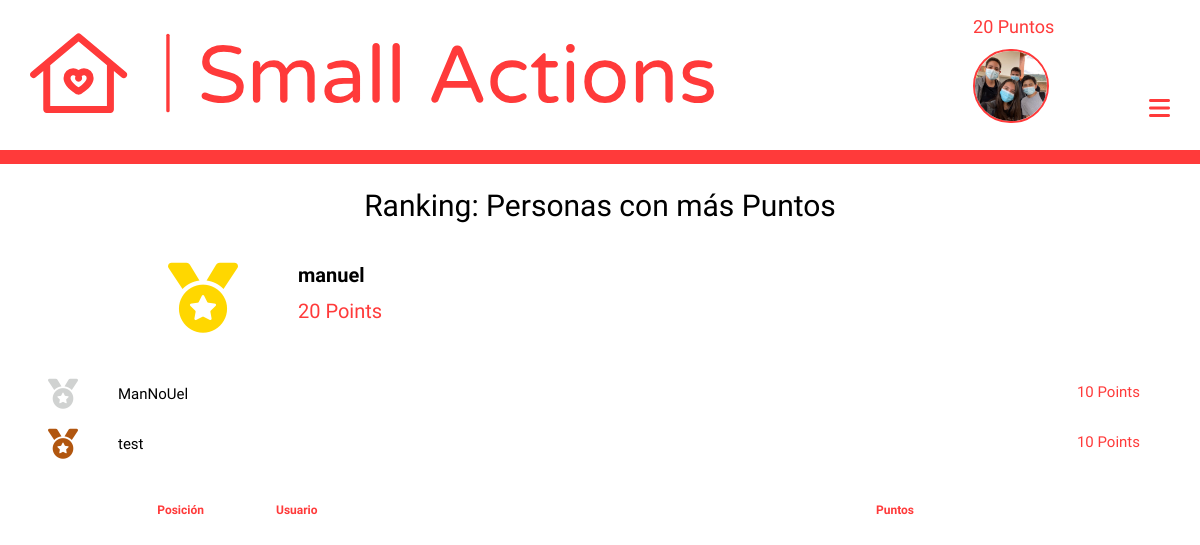
The page /account/ranking (signed in) on the database as committed earlier.
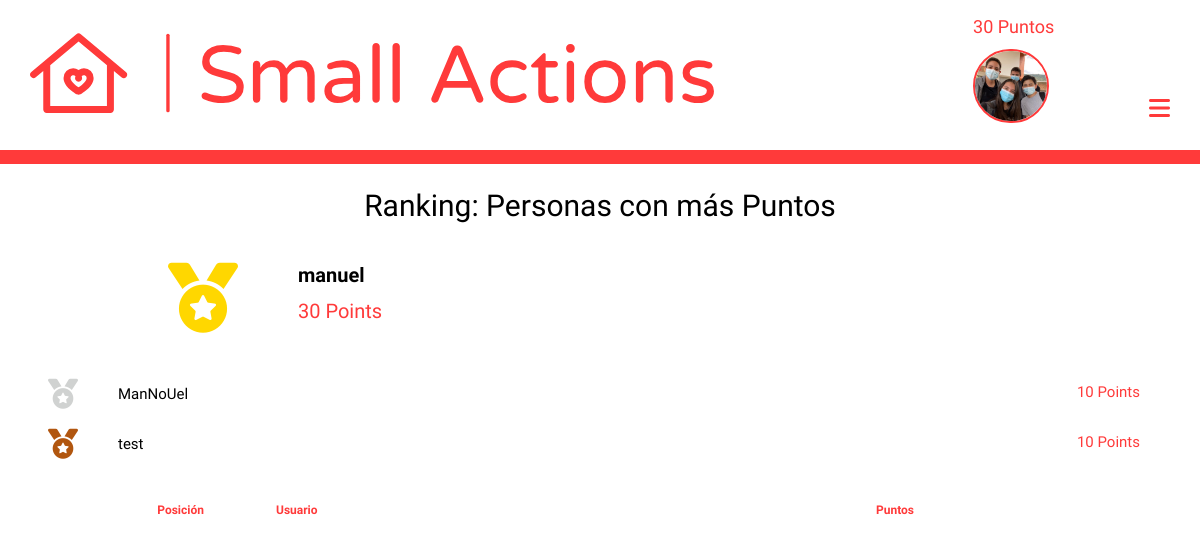
The same page on the database as committed later.
### login/models.py (models this page shows, shortened)
class User(AbstractUser):
    points = models.PositiveIntegerField(default=0)
    photo = models.ImageField(upload_to="people", null=True, blank=True)
    latitude = models.DecimalField(max_digits=8, decimal_places=6, null=True, blank=True)
    longitude = models.DecimalField(max_digits=9, decimal_places=6, null=True, blank=True)
    visited = models.ManyToManyField(Help, related_name="persons_visited", null=True, blank=True)
    can_change = models.BooleanField(null=True, blank=True) #Security
    date_forgot = models.DateTimeField(auto_now_add=True)
    random_string = models.CharField(max_length=20, blank=True, null=True, unique=True)
    dark_mode = models.BooleanField(default=False)

### login/views.py (the view)
# urls.py: path('ranking', views.ranking, name="ranking"),
@login_required(login_url='/account/login')
def ranking(request):
    user = User.objects.get(username=request.user)
    all_ranking = User.objects.all().order_by('-points')
    ranking = list(all_ranking).index(user)
    ctx = {'frist' : all_ranking[:3], 'ranking' : ranking}
    return render(request, 'login/ranking.html', ctx)

### templates/login/ranking.html (shortened to what this page needs)
{% extends 'maps/nav.html' %}
{% load static %}
{% block head %}
    <link href="{% static 'login/css/ranking.css' %}" rel="stylesheet">
{% endblock %}
{% block content %}
    <div>
        <h1>Ranking: Personas con más Puntos</h1>
        <div id='superior_grid'>
            <div id='frist_place' class="place">
                <i class="fas fa-medal"></i>
                <h2>{{frist.0.username}}</h2>
                <span>{{frist.0.points}} Points</span>
            </div>
            <div id='second_place' class="other_place place">
                <i class="fas fa-medal"></i>
                <h3>{{frist.1.username}}</h3>
                <span>{{frist.1.points}} Points</span>
            </div>
            <div id='third_place' class="other_place place">
                <i class="fas fa-medal"></i>
                <h4>{{frist.2.username}}</h4>
                <span>{{frist.2.points}} Points</span>
            </div>
        </div>
        <div id='mayor'>
            <div id='headers'>
                <h4>Posición</h4>
                <h4>Usuario</h4>
                <h4>Puntos</h4>
            </div>
        </div>
    </div>
{% endblock %}

### templates/maps/nav.html (shortened to what this page needs)
<!DOCTYPE html>
{% load static %}
<html lang="es">
    <head>
        <link rel="stylesheet" href="{% static 'maps/css/nav.css' %}">
        {% block head %}
        {% endblock %}
    </head>
    <body>
        <header id="all_bar">
            <div id="superior">
                <img src="{% static 'maps/images/logo.svg' %}" id="principal_logo" alt="logo">
                <div id="rigth_superior">
                    {% if request.user.is_authenticated %}
                        <h6>{{request.user.points}} Puntos</h6>
                        {% if request.user.photo %}
                            <a href="{% url 'account' %}"><img src="{{request.user.photo.url}}" alt="account" id="porfile_photo_nav"></a>
                        {% else %}
                            <a href="{% url 'account' %}"><img src="{% static 'maps/images/logo_small_icon_only_inverted.png' %}" alt="account"></a>
                        {% endif %}
                    {% else %}
                        <a href="{% url 'login' %}"><img src="{% static 'maps/images/logo_small_icon_only_inverted.png' %}" alt="account"></a>
                    {% endif %}
                    <i class="fas fa-bars" id="bars"></i>
                </div>
            </div>
            <div id="inferior">
            </div>
        </header>
        {% block content %}
        {% endblock %}
    </body>
</html>

### static/maps/css/nav.css (style rules this page uses)
* { margin: 0; padding: 0; outline: none; font-family: 'Sora', sans-serif; }
html { transition: color 1s; }
#all_bar { margin-top: 1vh; }
#principal_logo { width: 27vw; margin-left: 2vw; }
#rigth_superior { float: right; }
#rigth_superior h6 { font-family: 'Sora', sans-serif; font-size: 45px; color: #ff3a3a; font-weight: normal; display: inline-block; position: relative; bottom: 2vh; margin-right: 2vw; }
#rigth_superior img { width: 3.7vw; display: inline-block; margin-right: 2vw; }
#inferior { background-color: #ff3a3a; margin-top: 2vh; height: 2.5vh; padding-top: 0.3vh; transition: height 1s; }
#bars { display: none; }
#porfile_photo_nav { height: calc(3.7vw - 3px); object-fit: cover; object-position: center; border-radius: 100px; border: 3px solid #ff3a3a; }
@media screen and (max-width: 1300px) { #all_bar { margin-top: 2vh; } }
@media screen and (max-width: 1300px) { #principal_logo { width: 57vw; margin-left: 2.5vw; margin-top: 2vh; } }
@media screen and (max-width: 1300px) { #rigth_superior { margin-right: 2.5vw; } }
@media screen and (max-width: 1300px) { #rigth_superior h6 { position: static; display: block; font-size: 18px; } }
@media screen and (max-width: 1300px) { #rigth_superior img { width: 6vw; margin: 0; margin-top: 1.5vh; margin-right: 8vw; } }
@media screen and (max-width: 1300px) { #porfile_photo_nav { height: calc(6vw - 2px); border-width: 2px; } }
@media screen and (max-width: 1300px) { #bars { display: inline-block; font-size: 3vh; color: #ff3a3a; position: relative; bottom: .7vh; text-align: right; } }
@media screen and (max-width: 1300px) { #inferior { margin-top: 4vh; height: 1.5vh; z-index: 100; } }

Rows that differ between the two databases and show on the page:
changed User "manuel": user.points "20" → "30"; points "20" → "30"
